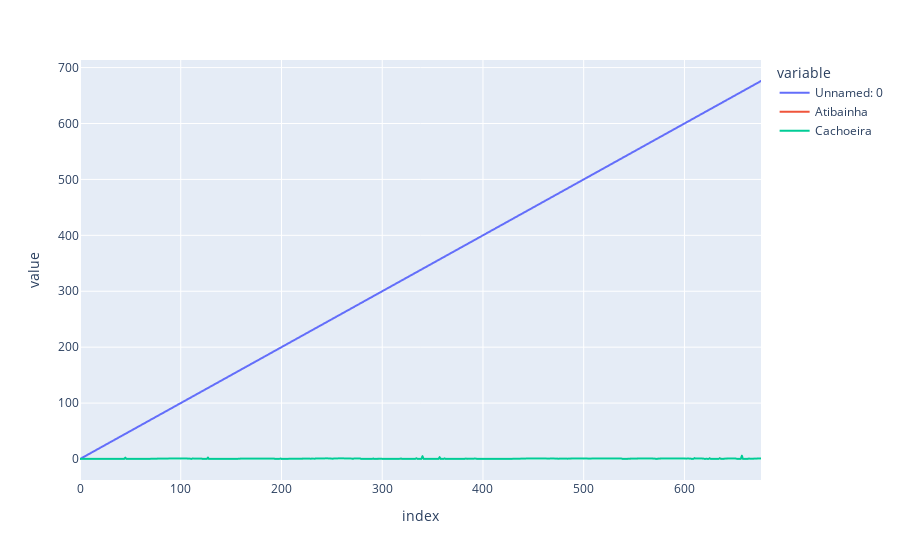

Notebook source saved alongside this figure:
### Code cell
import pandas as pd
import os

os.chdir('/Users/raphael/PycharmProjects/projeto-de-pesquisa/Scripts/Resultados')

flag = 1

if flag == 1:
    file = 'Despachos'
else:
    file = 'Atendimentos'

df = pd.read_excel(f'{file}.xlsx')

pd.options.plotting.backend = 'plotly'

df.plot()

### Figure 1 — Plotly figure (JSON) as saved in the notebook; plotly's stock layout.template omitted (floating-point values rounded to 4 significant figures; data arrays with more than 128 entries replaced by an {"elided": "..."} marker saying what was removed)
{"data": [{"hovertemplate": "variable=Unnamed: 0<br>index=%{x}<br>value=%{y}<extra></extra>", "legendgroup": "Unnamed: 0", "line": {"color": "#636efa", "dash": "solid"}, "marker": {"symbol": "circle"}, "mode": "lines", "name": "Unnamed: 0", "showlegend": true, "x": {"elided": "677 int values"}, "xaxis": "x", "y": {"elided": "677 float values"}, "yaxis": "y", "type": "scattergl"}, {"hovertemplate": "variable=Atibainha<br>index=%{x}<br>value=%{y}<extra></extra>", "legendgroup": "Atibainha", "line": {"color": "#EF553B", "dash": "solid"}, "marker": {"symbol": "circle"}, "mode": "lines", "name": "Atibainha", "showlegend": true, "x": {"elided": "677 int values"}, "xaxis": "x", "y": {"elided": "677 float values"}, "yaxis": "y", "type": "scattergl"}, {"hovertemplate": "variable=Cachoeira<br>index=%{x}<br>value=%{y}<extra></extra>", "legendgroup": "Cachoeira", "line": {"color": "#00cc96", "dash": "solid"}, "marker": {"symbol": "circle"}, "mode": "lines", "name": "Cachoeira", "showlegend": true, "x": {"elided": "677 int values"}, "xaxis": "x", "y": {"elided": "677 float values"}, "yaxis": "y", "type": "scattergl"}], "layout": {"xaxis": {"anchor": "y", "domain": [0.0, 1.0], "title": {"text": "index"}}, "yaxis": {"anchor": "x", "domain": [0.0, 1.0], "title": {"text": "value"}}, "legend": {"title": {"text": "variable"}, "tracegroupgap": 0}, "margin": {"t": 60}}}
